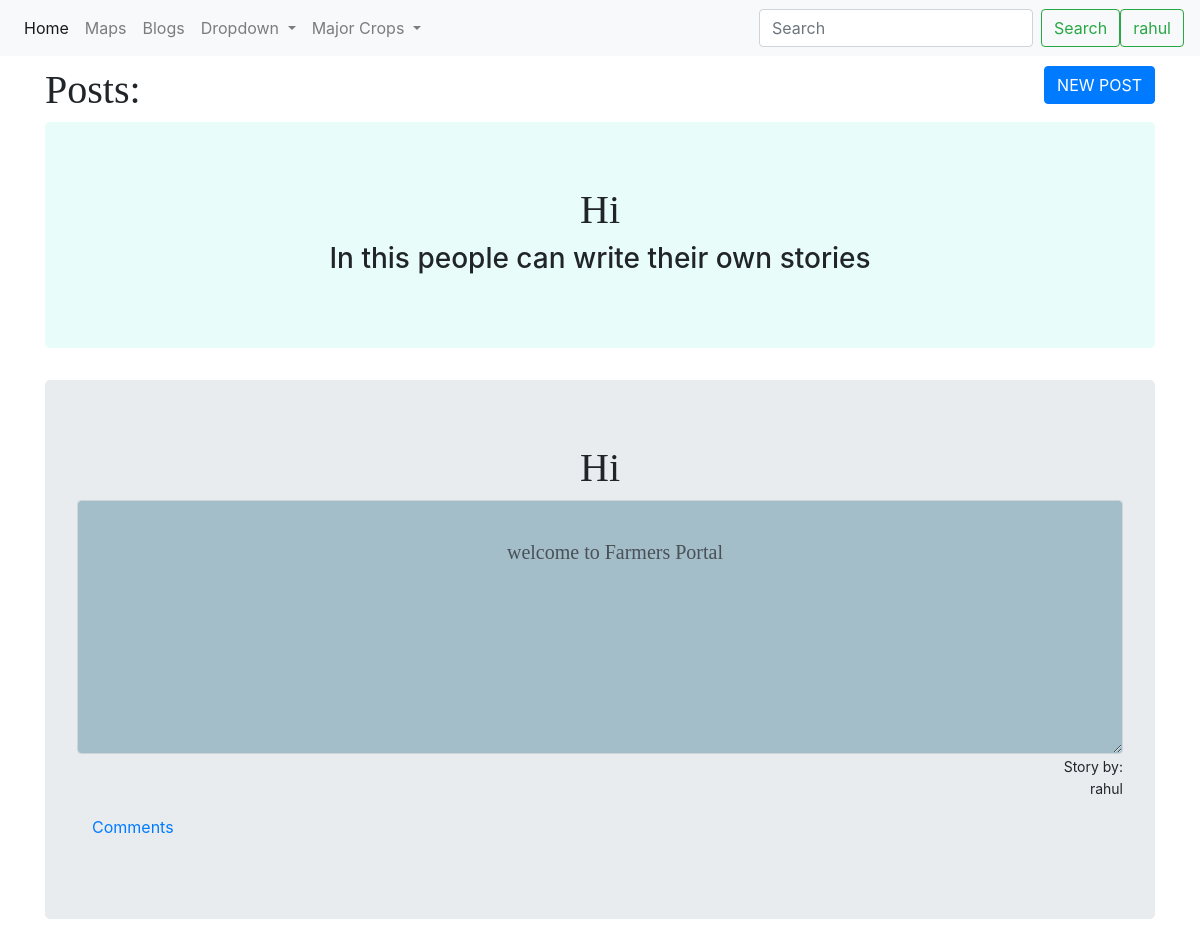
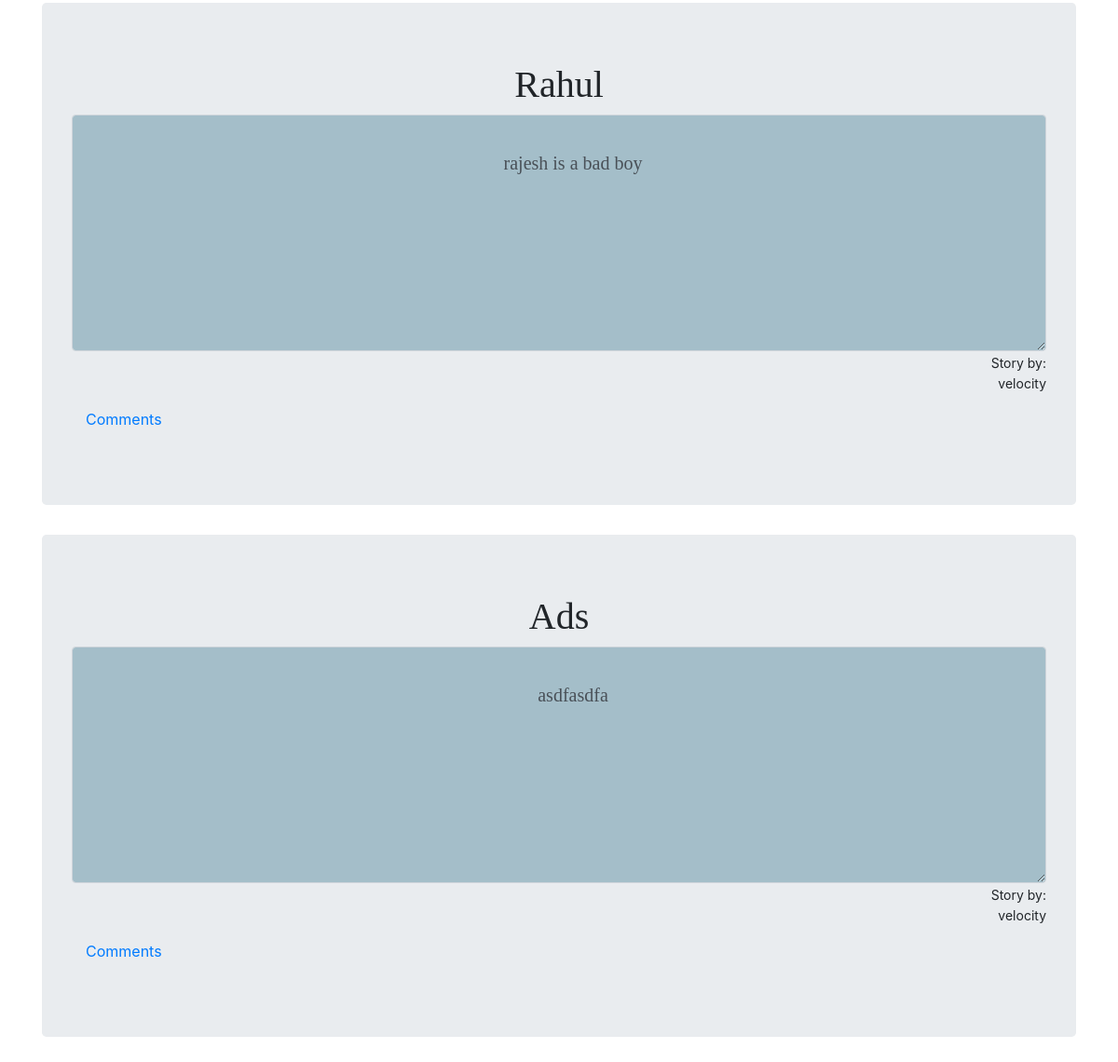
/landing (signed in), run on the app's committed database (2 pictures, top to bottom).
### agri/models.py (models this page shows, shortened)
class PublishUser(models.Model):
    title = models.CharField(max_length = 50)
    story = models.CharField(max_length=5000)
    author = models.CharField(max_length=100)

### agri/views.py (the view)
# urls.py: path("landing",views.landing,name="landing"),
def landing(request):
    objects = PublishUser.objects.order_by('-id')
    context ={'lists':objects}
    return render(request,'agri/landing.html',context)

### agri/templates/agri/landing.html (shortened to what this page needs)
{% extends "agri/index.html" %}
    {% block content %}
<div class="container " id='rahul' class='lit-rahul' style='margin-top: 10px;' >
  <form  method="post">
    <a href="{% url 'poster' %}"><button type="button" class='btn btn-primary' style="float:right;" name="button">NEW POST</button></a>
  </form>
  <h1>Posts:</h1>
 <div class="jumbotron" id='after' style=''>
    <h1 >Hi</h1>
    <h3>In this people can write their own stories</h3>
  </div>
</div>
   {% for item in lists %}
<div class="container" id='lit-post-ct'>
  <div class="jumbotron" id="what1">
    <h1 class='hello' id='luhar' >{{item.title}}</h1>
    <textarea name="name" readonly rows="8" cols="80" class='form-control ' id='story'>
      {{item.story}}
    </textarea>
    <div class="storyby">
        <small >Story by:<p>{{item.author}}</p></small>
    </div>
    <div class="container">
        <p>
            <a  data-toggle="collapse" href="#hellooooo{{item.id}}" role="button" aria-expanded="false" aria-controls="hellooooo{{item.id}}">
              Comments
            </a>
            </p>
      </div>
  </div>
</div>
{% endfor %}
    {% endblock %}

### agri/templates/agri/index.html (shortened to what this page needs)
{% load static %}
<!DOCTYPE html>
<html lang="en">
<head>
    <link rel="stylesheet" href="https://cdn.jsdelivr.net/npm/bootstrap@4.6.1/dist/css/bootstrap.min.css">
    <link rel="stylesheet" href="{% static 'css/index.css' %}">
    <link rel="stylesheet" href="{% static 'css/log.css' %}">
</head>
<body>
    <nav class="navbar navbar-expand-lg navbar-light bg-light">
        <div class="collapse navbar-collapse" id="navbarSupportedContent">
          <ul class="navbar-nav mr-auto">
            <li class="nav-item active">
              <a class="nav-link" href="{% url 'home' %}">Home <span class="sr-only">(current)</span></a>
            </li>
            <li class="nav-item">
              <a class="nav-link" href="{% url 'maps' %}">Maps</a>
            </li>
            <li class="nav-item">
                <a class="nav-link" href="{% url 'landing' %}">Blogs</a>
              </li>
            <li class="nav-item dropdown">
              <a class="nav-link dropdown-toggle" href="#" id="navbarDropdown" role="button" data-toggle="dropdown" aria-haspopup="true" aria-expanded="false">
                Dropdown
              </a>
            </li>
            <li class="nav-item dropdown">
              <a class="nav-link dropdown-toggle" href="#" id="navbarDropdown" role="button" data-toggle="dropdown" aria-haspopup="true" aria-expanded="false">
                Major Crops
              </a>
            </li>
          </ul>
          <form class="form-inline my-2 my-lg-0">
            <input class="form-control mr-sm-2" type="search" placeholder="Search" aria-label="Search">
            <button class="btn btn-outline-success my-2 my-sm-0" type="submit">Search</button>
          </form>
          {% if user.is_authenticated %}
          <a href="{% url 'blogs' %}"><button class="btn btn-outline-success my-2 my-sm-0">{{user.username}}</button></a>
          {%endif%}
        </div>
      </nav>
          {% block content %}
    {% endblock %}
</body>
</html>

### static/css/index.css (style rules this page uses)
.hello { text-align: center; font-style: normal; font-family: sans-serif; text-decoration-color: #7FDBFF; text-transform: capitalize; margin-top: 0px; padding-top: 0px; }
#story { text-align: center; background-color: rgba(6, 84, 113,0.3); font-family: 'Comic Neue', cursive; text-align: center; font-size: 20px; }
#after { background-color: rgba(33, 230, 193,0.1); text-align: center; }
.storyby { text-align:right; marigin-right:10px; }
#rahul h1 { font-family: 'Metal Mania', cursive; }
#luhar { font-family: 'Piedra', cursive; }

### data on the page
PublishUser: title "Hi", name "welcome to Farmers Portal", author "rahul"
PublishUser: title "Rahul", name "rajesh is a bad boy", author "velocity"
PublishUser: title "Ads", name "asdfasdfa", author "velocity"

### other printed values
{{ user.username }} "rahul"
